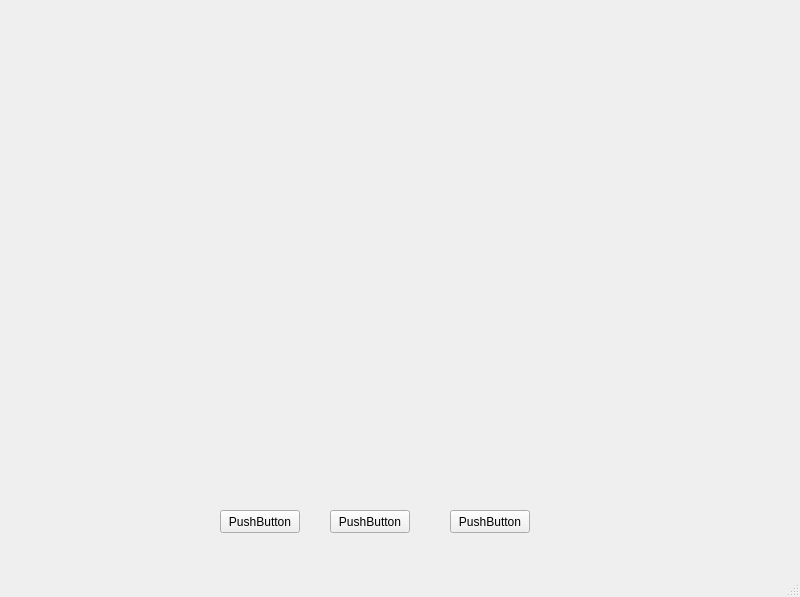
<?xml version="1.0" encoding="UTF-8"?>
<ui version="4.0">
 <class>MainWindow</class>
 <widget class="QMainWindow" name="MainWindow">
  <property name="geometry">
   <rect>
    <x>0</x>
    <y>0</y>
    <width>800</width>
    <height>597</height>
   </rect>
  </property>
  <property name="windowTitle">
   <string>MainWindow</string>
  </property>
  <widget class="QWidget" name="centralwidget">
   <property name="maximumSize">
    <size>
     <width>800</width>
     <height>558</height>
    </size>
   </property>
   <property name="layoutDirection">
    <enum>Qt::LeftToRight</enum>
   </property>
   <widget class="QCustomPlot" name="customPlot" native="true">
    <property name="geometry">
     <rect>
      <x>9</x>
      <y>9</y>
      <width>782</width>
      <height>471</height>
     </rect>
    </property>
   </widget>
   <widget class="QPushButton" name="pushButton">
    <property name="geometry">
     <rect>
      <x>330</x>
      <y>510</y>
      <width>80</width>
      <height>23</height>
     </rect>
    </property>
    <property name="text">
     <string>PushButton</string>
    </property>
   </widget>
   <widget class="QPushButton" name="pushButton_2">
    <property name="geometry">
     <rect>
      <x>220</x>
      <y>510</y>
      <width>80</width>
      <height>23</height>
     </rect>
    </property>
    <property name="text">
     <string>PushButton</string>
    </property>
   </widget>
   <widget class="QPushButton" name="pushButton_3">
    <property name="geometry">
     <rect>
      <x>450</x>
      <y>510</y>
      <width>80</width>
      <height>23</height>
     </rect>
    </property>
    <property name="text">
     <string>PushButton</string>
    </property>
   </widget>
  </widget>
  <widget class="QMenuBar" name="menubar">
   <property name="geometry">
    <rect>
     <x>0</x>
     <y>0</y>
     <width>800</width>
     <height>20</height>
    </rect>
   </property>
  </widget>
  <widget class="QStatusBar" name="statusbar"/>
 </widget>
 <customwidgets>
  <customwidget>
   <class>QCustomPlot</class>
   <extends>QWidget</extends>
   <header>qcustomplot.h</header>
   <container>1</container>
  </customwidget>
 </customwidgets>
 <resources/>
 <connections/>
</ui>
